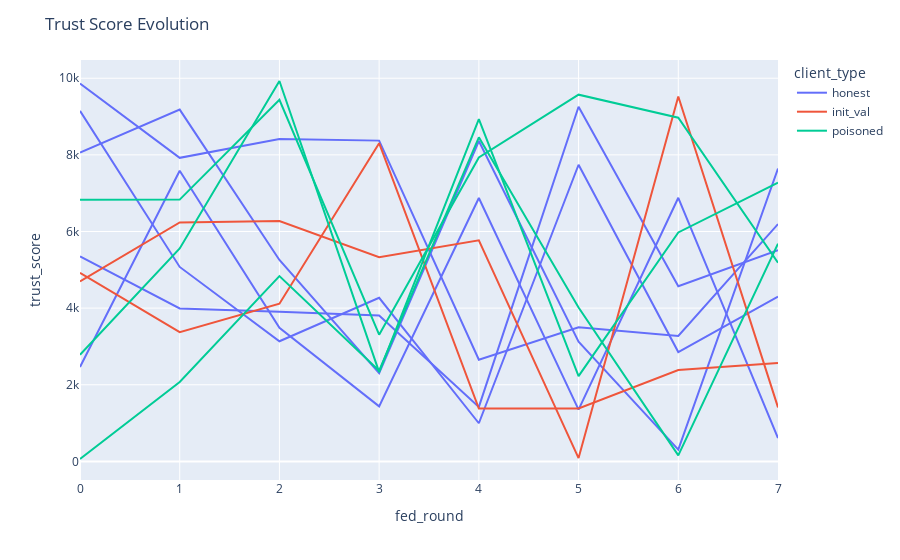

The notebook cell saved with this chart:
### Code cell
score_curves_fig = px.line(trust_scores_df, x="fed_round", y="trust_score", color="client_type",
              line_group="client_id", hover_name="client_id")
score_curves_fig.update_layout(title="Trust Score Evolution")
score_curves_fig.show()
#     score_curves_fig.write_html(os.path.join(save_location,'{}_trust_score_curves_{}.html'.format(config_details, time.strftime("%Y-%m-%d %H:%M:%S", current_time))))

### Figure 1 — Plotly figure (JSON) as saved in the notebook; plotly's stock layout.template omitted (floating-point values rounded to 4 significant figures)
{"data": [{"hovertemplate": "<b>%{hovertext}</b><br><br>client_type=honest<br>client_id=0<br>fed_round=%{x}<br>trust_score=%{y}<extra></extra>", "hovertext": [0, 0, 0, 0, 0, 0, 0, 0], "legendgroup": "honest", "line": {"color": "#636efa", "dash": "solid"}, "mode": "lines", "name": "honest", "orientation": "v", "showlegend": true, "type": "scatter", "x": [0, 1, 2, 3, 4, 5, 6, 7], "xaxis": "x", "y": [5349, 3991, 3904, 3805, 1422, 9256, 4572, 5514], "yaxis": "y"}, {"hovertemplate": "<b>%{hovertext}</b><br><br>client_type=honest<br>client_id=3<br>fed_round=%{x}<br>trust_score=%{y}<extra></extra>", "hovertext": [3, 3, 3, 3, 3, 3, 3, 3], "legendgroup": "honest", "line": {"color": "#636efa", "dash": "solid"}, "mode": "lines", "name": "honest", "orientation": "v", "showlegend": false, "type": "scatter", "x": [0, 1, 2, 3, 4, 5, 6, 7], "xaxis": "x", "y": [8059, 9181, 5257, 2301, 8362, 3121, 308, 7643], "yaxis": "y"}, {"hovertemplate": "<b>%{hovertext}</b><br><br>client_type=honest<br>client_id=4<br>fed_round=%{x}<br>trust_score=%{y}<extra></extra>", "hovertext": [4, 4, 4, 4, 4, 4, 4, 4], "legendgroup": "honest", "line": {"color": "#636efa", "dash": "solid"}, "mode": "lines", "name": "honest", "orientation": "v", "showlegend": false, "type": "scatter", "x": [0, 1, 2, 3, 4, 5, 6, 7], "xaxis": "x", "y": [2465, 7585, 3486, 1436, 6874, 1350, 6880, 609], "yaxis": "y"}, {"hovertemplate": "<b>%{hovertext}</b><br><br>client_type=honest<br>client_id=8<br>fed_round=%{x}<br>trust_score=%{y}<extra></extra>", "hovertext": [8, 8, 8, 8, 8, 8, 8, 8], "legendgroup": "honest", "line": {"color": "#636efa", "dash": "solid"}, "mode": "lines", "name": "honest", "orientation": "v", "showlegend": false, "type": "scatter", "x": [0, 1, 2, 3, 4, 5, 6, 7], "xaxis": "x", "y": [9863, 7923, 8416, 8372, 2652, 3502, 3274, 6193], "yaxis": "y"}, {"hovertemplate": "<b>%{hovertext}</b><br><br>client_type=honest<br>client_id=9<br>fed_round=%{x}<br>trust_score=%{y}<extra></extra>", "hovertext": [9, 9, 9, 9, 9, 9, 9, 9], "legendgroup": "honest", "line": {"color": "#636efa", "dash": "solid"}, "mode": "lines", "name": "honest", "orientation": "v", "showlegend": false, "type": "scatter", "x": [0, 1, 2, 3, 4, 5, 6, 7], "xaxis": "x", "y": [9148, 5075, 3135, 4269, 995, 7742, 2853, 4300], "yaxis": "y"}, {"hovertemplate": "<b>%{hovertext}</b><br><br>client_type=init_val<br>client_id=1<br>fed_round=%{x}<br>trust_score=%{y}<extra></extra>", "hovertext": [1, 1, 1, 1, 1, 1, 1, 1], "legendgroup": "init_val", "line": {"color": "#EF553B", "dash": "solid"}, "mode": "lines", "name": "init_val", "orientation": "v", "showlegend": true, "type": "scatter", "x": [0, 1, 2, 3, 4, 5, 6, 7], "xaxis": "x", "y": [4923, 3373, 4114, 8305, 1377, 1383, 2382, 2569], "yaxis": "y"}, {"hovertemplate": "<b>%{hovertext}</b><br><br>client_type=init_val<br>client_id=6<br>fed_round=%{x}<br>trust_score=%{y}<extra></extra>", "hovertext": [6, 6, 6, 6, 6, 6, 6, 6], "legendgroup": "init_val", "line": {"color": "#EF553B", "dash": "solid"}, "mode": "lines", "name": "init_val", "orientation": "v", "showlegend": false, "type": "scatter", "x": [0, 1, 2, 3, 4, 5, 6, 7], "xaxis": "x", "y": [4696, 6238, 6271, 5328, 5768, 86, 9524, 1409], "yaxis": "y"}, {"hovertemplate": "<b>%{hovertext}</b><br><br>client_type=poisoned<br>client_id=2<br>fed_round=%{x}<br>trust_score=%{y}<extra></extra>", "hovertext": [2, 2, 2, 2, 2, 2, 2, 2], "legendgroup": "poisoned", "line": {"color": "#00cc96", "dash": "solid"}, "mode": "lines", "name": "poisoned", "orientation": "v", "showlegend": true, "type": "scatter", "x": [0, 1, 2, 3, 4, 5, 6, 7], "xaxis": "x", "y": [2781, 5556, 9928, 2330, 8934, 2226, 5976, 7274], "yaxis": "y"}, {"hovertemplate": "<b>%{hovertext}</b><br><br>client_type=poisoned<br>client_id=5<br>fed_round=%{x}<br>trust_score=%{y}<extra></extra>", "hovertext": [5, 5, 5, 5, 5, 5, 5, 5], "legendgroup": "poisoned", "line": {"color": "#00cc96", "dash": "solid"}, "mode": "lines", "name": "poisoned", "orientation": "v", "showlegend": false, "type": "scatter", "x": [0, 1, 2, 3, 4, 5, 6, 7], "xaxis": "x", "y": [6831, 6832, 9439, 3306, 7934, 9571, 8970, 5186], "yaxis": "y"}, {"hovertemplate": "<b>%{hovertext}</b><br><br>client_type=poisoned<br>client_id=7<br>fed_round=%{x}<br>trust_score=%{y}<extra></extra>", "hovertext": [7, 7, 7, 7, 7, 7, 7, 7], "legendgroup": "poisoned", "line": {"color": "#00cc96", "dash": "solid"}, "mode": "lines", "name": "poisoned", "orientation": "v", "showlegend": false, "type": "scatter", "x": [0, 1, 2, 3, 4, 5, 6, 7], "xaxis": "x", "y": [62, 2072, 4837, 2367, 8458, 4017, 156, 5681], "yaxis": "y"}], "layout": {"legend": {"title": {"text": "client_type"}, "tracegroupgap": 0}, "margin": {"t": 60}, "title": {"text": "Trust Score Evolution"}, "xaxis": {"anchor": "y", "domain": [0, 1], "title": {"text": "fed_round"}}, "yaxis": {"anchor": "x", "domain": [0, 1], "title": {"text": "trust_score"}}}}
